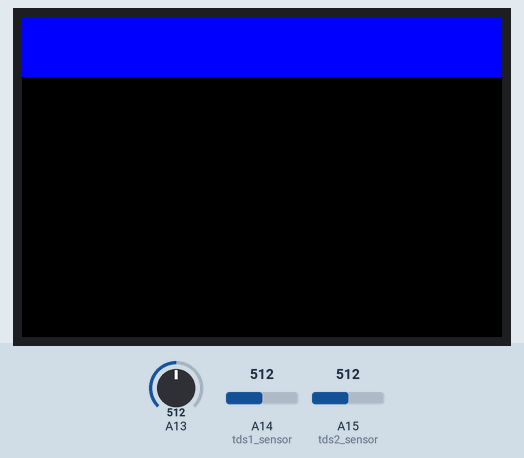
Simulated run of this sketch. Board: Arduino Mega 2560, built with avr-gcc and run on an emulated ATmega2560. On the bench: 480×320 colour display. The test bench sets the inputs (shaded band); at power-on: A13 = 512, A14 (tds1_sensor) = 512, A15 (tds2_sensor) = 512. What the sketch prints to the serial monitor is not drawn.

Above: at 0.87 s.

The sketch:

water_purification_mega.ino
```cpp
#include<Adafruit_GFX.h>
#include<MCUFRIEND_kbv.h>

#define BLACK   0x0000
#define BLUE    0x001F
#define LIGHTGREY   0xC618
#define RED     0xF800
#define GREEN   0x07E0
#define CYAN    0x07FF
#define MAGENTA 0xF81F
#define YELLOW  0xFFE0
#define WHITE   0xFFFF

#define TFT_WIDTH  480
#define TFT_HEIGHT 320

#define COLUMN_WIDTH (TFT_WIDTH / 2)
#define ROW_HEIGHT (TFT_HEIGHT / 7)
 //(int CS=A3, int Rs=A2, int WR=A1, int RD=A0, int RST=A4)
 MCUFRIEND_kbv tft(A3, A2, A1, A0, A4);
int sensorValue=0;
float turbidity = 0.00;
float Vclear=2.85; // output voltage to calibrate (with clear water)

//TDS1
int tds1_sensor=A14;
float aref1 = 4.3;
float ecCalibration1 = 1;
float ec1 = 0;
unsigned int tds1 = 0;
int raw_temp1;
float waterTemp1 = 0;

//TDS2
int tds2_sensor=A15;
float aref2 = 4.3;
float ecCalibration2 = 1;
float ec2 = 0;
unsigned int tds2 = 0;
int raw_temp2;
float waterTemp2 = 0;

void setup()
{
  Serial.begin(9600);
  uint16_t ID= tft.readID();
  tft.begin(ID);
  tft.invertDisplay(true);
  tft.setRotation(1);
  //TDS1
  pinMode(tds1_sensor, INPUT);
  Serial.begin(9600);

  //TDS2
  pinMode(tds2_sensor, INPUT);
  Serial.begin(9600);
}
void loop(void)
{
  //Code for Turbidity Sensor
  //Read the analog value from sensor
  sensorValue= analogRead(A13);

  //convert the analog value to a voltage.
  float voltage = sensorValue*(5.0/1024.0);

  //calculate the turbidity
  turbidity = 100.00 -(voltage/Vclear)*100.00;

//TDS1
float rawEc1 = analogRead(tds1_sensor) * aref1 / 1024.0;
  float temperatureCoefficient1 = 1.0 + 0.02 * (waterTemp1 - 25.0);
  ec1 = (rawEc1 / temperatureCoefficient1) * ecCalibration1;
  tds1 = (133.42 * pow(ec1, 3) - 255.86 * ec1 * ec1 + 857.39 * ec1) * 0.5;

   //TDS2
float rawEc2 = analogRead(tds2_sensor) * aref2 / 1024.0;
  float temperatureCoefficient2 = 1.0 + 0.02 * (waterTemp2 - 25.0);
  ec2 = (rawEc2 / temperatureCoefficient2) * ecCalibration2;
  tds2 = (133.42 * pow(ec2, 3) - 255.86 * ec2 * ec2 + 857.39 * ec2) * 0.5;

 // side 1: colls
  tft.fillRect(0,0,480,64,BLUE);
   tft.fillRect(0,60,480,64,BLACK);
  tft.fillRect(0,63,240,64,BLACK);
  tft.fillRect(0,65,240,64,WHITE);
   tft.fillRect(0,113,240,64,BLACK);
    tft.fillRect(0,116,240,64,WHITE);
  tft.fillRect(0,164,240,64,BLACK);
  tft.fillRect(0,167,240,64,WHITE);
  tft.fillRect(0,215,240,64,BLACK);
   tft.fillRect(0,218,240,64,WHITE);
  tft.fillRect(0,266,240,64,BLACK);
   tft.fillRect(0,269,240,64,CYAN);

 //2nd Side
   //tft.fillRect(241,0,240,64, GREEN);
  tft.fillRect(241,63,240,64, BLACK);
   tft.fillRect(241,65,240,64, WHITE);
  tft.fillRect(241,113,240,64, BLACK);
  tft.fillRect(241,116,240,64, WHITE);
  tft.fillRect(241,164,240,64, BLACK);
   tft.fillRect(241,167,240,64, WHITE);
  tft.fillRect(241,215,240,64, BLACK);
   tft.fillRect(241,218,240,64, WHITE);
  tft.fillRect(241,266,240,64,BLACK);
   tft.fillRect(241,269,240,64,CYAN);

// Heading:
tft.setTextColor(WHITE);
  tft.setTextSize(2.9);
tft.setCursor(50, 0+20);
tft.print("KIONA:WATER PURIFICATION SYSTEM");
  //TDS1_PPM
  tft.setTextColor(BLACK);
  tft.setTextSize(2.5);
  tft.setCursor(20, 65+20);//50, 0+20
  tft.print("TDS_PRE_PPM: ");
//delay(5000);
  //TDS1_EC
  tft.setTextColor(BLACK);
  tft.setTextSize(2.5);
  tft.setCursor(20, 116+20);
  tft.print("TDS_PRE_EC: ");
  //delay(5000);
  //TDS2_PPM
  tft.setTextColor(BLACK);
  tft.setTextSize(2.5);
  tft.setCursor(20, 167+20);
  tft.print("TDS_POST_PPM: ");
  //delay(5000);

  //TDS2_EC
  tft.setTextColor(BLACK);
  tft.setTextSize(2.5);
  tft.setCursor(20, 218+20);
  tft.print("TDS_POST_EC: ");
  //
  //Turbidity
  tft.setTextColor(BLACK);
  tft.setTextSize(2.5);
  tft.setCursor(20, 269+20);
  tft.print("TURBIDITY: ");

  //on the screen: print values
  //TDS1_PPM
  tft.setTextColor(BLACK);
  tft.setTextSize(2.5);
  tft.setCursor(260, 65+20);
  tft.print(tds1);
  //tft.print((char)247);
  tft.println(" PPM");

//TDS1_EC
tft.setTextColor(BLACK);
  tft.setTextSize(2.5);
tft.setCursor(260, 116+20);
tft.print(ec1, 2);
tft.println(" mS/cm");

// TDS2_PPM
tft.setTextColor(BLACK);
  tft.setTextSize(2.5);
tft.setCursor(260, 167+20);
tft.print(tds2);
tft.println(" PPM");

//TDS2_EC
tft.setTextColor(BLACK);
  tft.setTextSize(2.5);
tft.setCursor(260, 218+20);
tft.print(ec2,2);
tft.println(" mS/cm");      // unit

// Turbidity
tft.setTextColor(BLACK);
  tft.setTextSize(2.5);
tft.setCursor(260, 269+20);
tft.print(turbidity);
tft.println(" NTU");
   delay (20000);
  // on serial monitor: Turbidity
  Serial.print("Turbidity= ");
  Serial.print(turbidity);
  //Serial.print(" NTU");
  Serial.println();
// on Serial Monitor : TDS1_PPM
  Serial.print("TDS1_PPM =");
  //Serial.print("TDS1_ppm");
  //Serial.print("ppm");
  Serial.println();

  // on Serial Monitor : TDS1_EC
  Serial.print("TDS1_EC =");
  //Serial.print("TDS1_EC");
  //Serial.print("unit");
  Serial.println();

  // on Serial Monitor : TDS2_PPM
  Serial.print("TDS2_PPM =");
  //Serial.print("TDS2_ppm");
  //Serial.print("ppm");
  Serial.println();

// on Serial Monitor : TDS1_EC
  Serial.print("TDS2_EC =");
  //Serial.print("TDS2_EC");
  //Serial.print("unit");
  Serial.println();
  delay(500);
}
```
